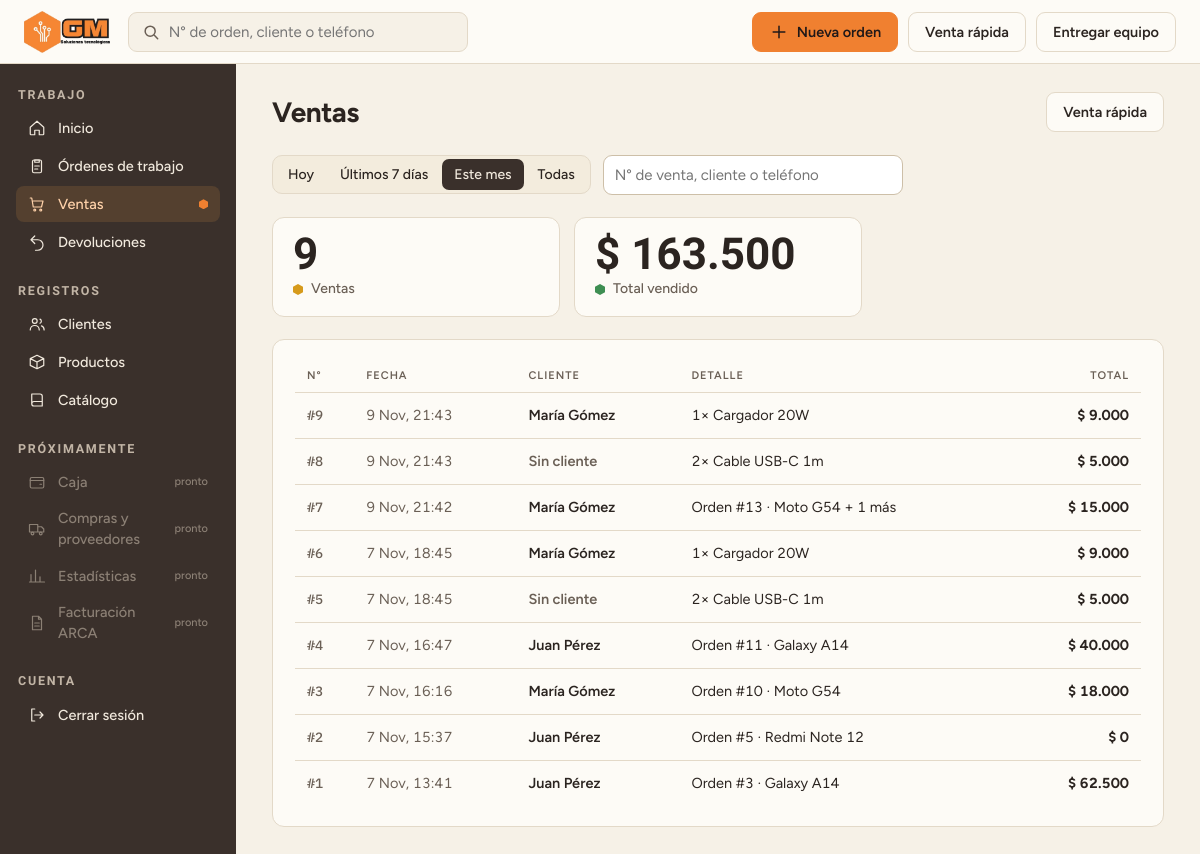
Page /ventas/ (signed in) on the committed database.
### catalogo/models.py (models this page shows, shortened)
class Venta(models.Model):
    fecha = models.DateTimeField(auto_now_add=True)
    total = models.DecimalField(max_digits=10, decimal_places=2, validators=[MinValueValidator(0)])
    cliente = models.ForeignKey(Cliente, on_delete= models.PROTECT, null = True, blank = True, related_name = "ventas_cliente")
    orden_trabajo = models.OneToOneField(OrdenTrabajo, on_delete= models.PROTECT, null=True, blank=True, related_name = "venta")

class Cliente(models.Model):
    nombre = models.CharField(max_length=120)
    notas = models.TextField(blank=True)
    email = models.EmailField(blank=True)
    direccion = models.CharField(max_length=200, blank=True)
    def __str__(self):
        return self.nombre

class LineaProductoAbstracta(models.Model):
    cantidad_adquirida = models.PositiveIntegerField(validators=[MinValueValidator(1)])
    precio_vendido = models.DecimalField(max_digits=10, decimal_places = 2, blank=True, validators=[MinValueValidator(0)])
    producto = models.ForeignKey(Producto, on_delete = models.PROTECT, related_name="%(class)ss")
    class Meta:
        abstract = True

class LineaProductoVenta(LineaProductoAbstracta):
    venta = models.ForeignKey(Venta, on_delete=models.CASCADE, related_name="lineas_producto")

class Producto(models.Model):
    nombre = models.CharField(max_length=120, unique=True)
    categoria = models.ForeignKey(
        CategoriaProducto, on_delete=models.PROTECT, related_name="productos",
        limit_choices_to={"activa": True}
    )
    marca = models.ForeignKey(
        Marca, on_delete=models.PROTECT, null=True, blank=True, related_name="productos",
        limit_choices_to={"activa": True}
    )
    precio_compra = models.DecimalField(max_digits=10, decimal_places=2, validators=[MinValueValidator(0)])
    precio_venta = models.DecimalField(max_digits=10, decimal_places=2, validators=[MinValueValidator(0)])
    activo = models.BooleanField(default=True)
    def __str__(self):
        return self.nombre

class OrdenTrabajo(models.Model):
    cliente = models.ForeignKey("Cliente", on_delete=models.PROTECT, related_name="ordenes")
    fecha_recepcion = models.DateTimeField(auto_now_add=True)

class EquipoRecibido(models.Model):
    orden_trabajo = models.ForeignKey(OrdenTrabajo, on_delete=models.CASCADE, related_name="equipos")
    tipo = models.CharField(max_length=20, choices=EQUIPO_RECIBIDO_ORDEN_CHOICES)
    modelo = models.ForeignKey(ModeloEquipo, on_delete=models.PROTECT, related_name="equipos", blank = True, null = True)
    problema = models.TextField(max_length=500)
    tipo_bloqueo = models.CharField(max_length=20, choices=BLOQUEO_CHOICES, default='ninguno')
    clave_bloqueo = models.CharField(max_length=100, blank=True)
    accesorios_dejados = models.TextField(max_length=300, blank = True)
    estado = models.CharField(max_length=20, default= 'pendiente', choices=EQUIPO_ORDEN_ESTADO_CHOICES)

class ModeloEquipo(models.Model):
    nombre = models.CharField(max_length=60)
    marca = models.ForeignKey(Marca, on_delete=models.PROTECT, related_name="modelos",
                              limit_choices_to={"activa": True})
    tipo = models.CharField(max_length=20, choices= MODELO_EQUIPO_TIPO_CHOICES)
    activo = models.BooleanField(default=True)
    class Meta:
        constraints = [
            models.UniqueConstraint(fields=["marca", "nombre"], name="modelo_unico_por_marca")
        ]

### web/views.py (the view)
# urls.py: path("ventas/", views.ventas, name="ventas"),
@login_required
def ventas(request):
    periodo = request.GET.get("periodo", "mes")
    q = request.GET.get("q", "").strip()
    numero = q.lstrip("#")
    if numero.isdigit() and len(numero) <= 6 and Venta.objects.filter(pk=int(numero)).exists():
        return redirect("web:venta_detalle", numero=int(numero))
    consulta = Venta.objects.all()
    desde = _desde(periodo)
    if desde:
        consulta = consulta.filter(fecha__gte=desde)
    if q:
        consulta = consulta.filter(cliente__in=_buscar_clientes(q))
    totales = consulta.aggregate(total=Sum("total"), cantidad=Count("id"))
    lista = (consulta.select_related("cliente", "orden_trabajo")
             .prefetch_related("lineas_producto__producto", "orden_trabajo__equipos__modelo")
             .order_by("-id"))
    pagina = Paginator(lista, 50).get_page(request.GET.get("pagina"))
    return render(request, "web/ventas/lista.html", {
        "pagina": pagina, "periodos": PERIODOS, "periodo": periodo, "q": q,
        "total": totales["total"] or 0, "cantidad": totales["cantidad"],
    })

### web/templatetags/formato.py (called while the page is built)
def _numero(valor):
    texto = f"{abs(valor):,.2f}".replace(",", "X").replace(".", ",").replace("X", ".")
    return texto[:-3] if texto.endswith(",00") else texto

@register.filter
def pesos(valor):
    return f"$ {_numero(valor)}"

@register.filter
def equipos_texto(orden):
    nombres = [e.modelo.nombre if e.modelo else e.get_tipo_display() for e in orden.equipos.all()]
    if not nombres:
        return "-"
    return nombres[0] if len(nombres) == 1 else f"{nombres[0]} + {len(nombres) - 1} más"

@register.filter
def venta_texto(venta):
    if venta.orden_trabajo_id:
        return f"Orden #{venta.orden_trabajo_id} · {equipos_texto(venta.orden_trabajo)}"
    lineas = list(venta.lineas_producto.all())
    if not lineas:
        return "-"
    primera = f"{lineas[0].cantidad_adquirida}× {lineas[0].producto}"
    return primera if len(lineas) == 1 else f"{primera} + {len(lineas) - 1} más"

### web/views.py (called while the page is built)
def _desde(periodo):
    hoy = timezone.localtime().replace(hour=0, minute=0, second=0, microsecond=0)
    if periodo == "hoy":
        return hoy
    if periodo == "semana":
        return hoy - timedelta(days=6)
    if periodo == "mes":
        return hoy.replace(day=1)
    return None

### web/templates/web/ventas/lista.html (shortened to what this page needs)
{% extends "web/base.html" %}
{% load formato %}
{% block contenido %}
<div class="head">
<h1>Ventas</h1>
<a class="btn" href="{% url 'web:venta_rapida' %}">Venta rápida</a>
</div>
<form class="filtros" method="get" role="search">
<nav class="segmento" aria-label="Período">
{% for clave, nombre in periodos %}<a href="?periodo={{ clave }}{% if q %}&amp;q={{ q|urlencode }}{% endif %}" class="{% if clave == periodo %}on{% endif %}">{{ nombre }}</a>{% endfor %}
</nav>
<input class="entrada" name="q" value="{{ q }}" placeholder="N° de venta, cliente o teléfono" aria-label="Buscar venta por número, cliente o teléfono">
</form>
<div class="tiles">
<div class="tile"><b>{{ cantidad }}</b><span>{% if cantidad == 1 %}Venta{% else %}Ventas{% endif %}</span></div>
<div class="tile"><b>{{ total|pesos }}</b><span>Total vendido</span></div>
</div>
<section class="panel">
{% if pagina.object_list %}
<div style="overflow-x:auto"><table>
<thead><tr><th>N°</th><th>Fecha</th><th>Cliente</th><th>Detalle</th><th class="der">Total</th></tr></thead>
<tbody>
{% for v in pagina %}
<tr>
<td class="num"><a href="{% url 'web:venta_detalle' v.id %}"><b>#{{ v.id }}</b></a></td>
<td class="sec">{{ v.fecha|date:"j M, H:i" }}</td>
<td class="cli">{% if v.cliente %}<a class="fila-link" href="{% url 'web:cliente_detalle' v.cliente_id %}">{{ v.cliente }}</a>{% else %}<span class="sec">Sin cliente</span>{% endif %}</td>
<td>{{ v|venta_texto }}</td>
<td class="der"><b>{{ v.total|pesos }}</b></td>
</tr>
{% endfor %}
</tbody></table></div>
{% else %}
<p class="vacio">No hay ventas{% if q %} que coincidan con “{{ q }}”{% endif %} en este período.</p>
{% endif %}
</section>
{% endblock %}

### web/static/web/css/gmsol.css (style rules this page uses)
:root { --bg:#F6F1E7; --surface:#FDFBF6; --line:#E0D6C3; --ink:#2B2420; --muted:#6A5F55; --hover:#F3ECDD; --cta:#F08030; --ctatxt:#201818; --focus:#A64A00; --navhover:rgba(255,255,255,.09); --font:'Figtree','Segoe UI',sans-serif; --side:#3A302B; --navtxt:#F1E9DD; --sidemuted:#C2B5A6; --sideline:#5A4C43; --active:#54402F; --activetxt:#FFD2AA }
* { box-sizing:border-box }
body { margin:0 }
.head { display:flex;flex-wrap:wrap;gap:16px;align-items:center;justify-content:space-between }
h1 { margin:0;font-size:28px;font-weight:700 }
.btn { display:inline-flex;align-items:center;gap:8px;height:44px;padding:0 18px;border-radius:10px;font:600 16px var(--font);text-decoration:none;border:1px solid var(--line);background:var(--surface);color:var(--ink) }
.panel { background:var(--surface);border:1px solid var(--line);border-radius:14px;padding:20px 22px;display:flex;flex-direction:column;gap:14px }
table { width:100%;border-collapse:collapse;font-size:15.5px }
th { text-align:left;font-size:12.5px;letter-spacing:.05em;text-transform:uppercase;color:var(--muted);padding:8px 12px;border-bottom:1px solid var(--line);font-weight:600;white-space:nowrap }
td { padding:13px 12px;border-bottom:1px solid var(--line) }
tr:last-child td { border-bottom:0 }
.tiles { display:grid;grid-template-columns:repeat(auto-fit,minmax(210px,1fr));gap:14px }
.tile { background:var(--surface);border:1px solid var(--line);border-radius:14px;padding:14px 18px;display:flex;align-items:center;gap:12px }
.tile b { font-size:30px;line-height:1 }
.tile span { color:var(--muted);font-weight:600 }
html,body { background:var(--bg) }

### web/static/web/css/gmsol-v2.css (style rules this page uses)
:root { --cond:'Barlow Condensed','Arial Narrow',sans-serif; --mono:'IBM Plex Mono',ui-monospace,monospace; --line:#E3D9C8; --hex:polygon(50% 0,100% 25%,100% 75%,50% 100%,0 75%,0 25%); }
.search,.btn { height:40px;border-radius:9px }
.btn { font:600 14.5px var(--font);padding:0 16px }
h1 { font-size:28px;font-weight:700;letter-spacing:-.015em }
.tiles { grid-template-columns:repeat(3,1fr);gap:14px }
.tile { border-radius:12px;flex-direction:column;align-items:flex-start;gap:4px;padding:16px 20px }
.tile b { font-family:var(--cond);font-size:44px;font-weight:700;line-height:.95;font-variant-numeric:tabular-nums }
.tile span { order:2;display:flex;align-items:center;gap:8px;font-weight:500;font-size:14px;color:var(--muted) }
.tile span::before { content:"";width:10px;height:11px;flex:none;clip-path:var(--hex) }
.tile:nth-child(1) span::before { background:#D69A1B }
.tile:nth-child(2) span::before { background:#3E8E52 }
.panel { border-radius:12px;padding:20px 22px }
table { font-size:14.5px;font-variant-numeric:tabular-nums }
th { font-size:11px;letter-spacing:.09em;font-weight:600 }
td { padding:12px }
td.num b { font-family:var(--mono);font-weight:500;font-size:13.5px;color:var(--muted) }
td.cli { font-weight:600 }
th.der,td.der { text-align:right }
.sec { color:var(--muted) }
.migas a,.enlace,.ayuda a,td a.fila-link { color:var(--focus) }
td a.fila-link { color:var(--ink);text-decoration:none }
td.num a { text-decoration:none }
input[type=text],input[type=number],input[type=search],input:not([type]),select,textarea,.entrada { font:inherit;font-size:15px;color:var(--ink);background:#fff;border:1px solid #CDBFA8;border-radius:9px; padding:0 11px;height:40px;width:100%;min-width:0 }
.segmento { display:inline-flex;flex-wrap:wrap;gap:2px;padding:3px;background:var(--hover);border:1px solid var(--line);border-radius:10px }
.segmento a,.segmento button,.segmento label { border:0;background:none;font:500 14px var(--font);color:var(--ink);padding:7px 12px;border-radius:7px;text-decoration:none;cursor:pointer;white-space:nowrap }
.segmento .on,.segmento input:checked+label { background:var(--side);color:var(--navtxt) }
.filtros { display:flex;flex-wrap:wrap;gap:12px;align-items:center }
.filtros .entrada { max-width:300px }

### rows in the picture
Venta: id "9", fecha "9 Nov, 21:43", cliente "María Gómez", orden_trabajo+id "1× Cargador 20W", total|pesos "$ 9.000"
Venta: id "8", fecha "9 Nov, 21:43", shows "Sin cliente", orden_trabajo+id "2× Cable USB-C 1m", total|pesos "$ 5.000"
Venta: id "7", fecha "9 Nov, 21:42", cliente "María Gómez", orden_trabajo.nombre "Orden #13 · Moto G54 + 1 más", total|pesos "$ 15.000"
Venta: id "6", fecha "7 Nov, 18:45", cliente "María Gómez", orden_trabajo+id "1× Cargador 20W", total|pesos "$ 9.000"
Venta: id "5", fecha "7 Nov, 18:45", shows "Sin cliente", orden_trabajo+id "2× Cable USB-C 1m", total|pesos "$ 5.000"
Venta: id "4", fecha "7 Nov, 16:47", cliente "Juan Pérez", orden_trabajo.nombre "Orden #11 · Galaxy A14", total|pesos "$ 40.000"
Venta: id "3", fecha "7 Nov, 16:16", cliente "María Gómez", orden_trabajo.nombre "Orden #10 · Moto G54", total|pesos "$ 18.000"
Venta: id "2", fecha "7 Nov, 15:37", cliente "Juan Pérez", orden_trabajo.nombre "Orden #5 · Redmi Note 12", total|pesos "$ 0"
Venta: id "1", fecha "7 Nov, 13:41", cliente "Juan Pérez", orden_trabajo.nombre "Orden #3 · Galaxy A14", total|pesos "$ 62.500"

### other values in the picture
{{ nombre }} "Hoy" "Últimos 7 días" "Este mes" "Todas"
{{ cantidad }} "9"
{{ total|pesos }} "$ 163.500"
